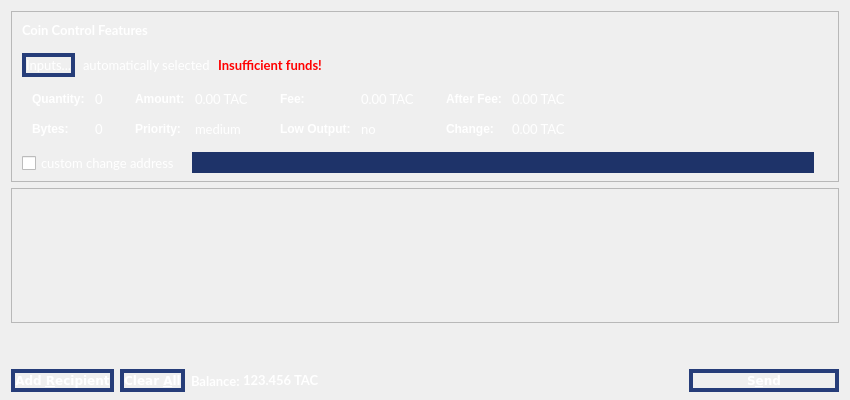
<?xml version="1.0" encoding="UTF-8"?>
<ui version="4.0">
 <class>SendCoinsDialog</class>
 <widget class="QDialog" name="SendCoinsDialog">
  <property name="geometry">
   <rect>
    <x>0</x>
    <y>0</y>
    <width>850</width>
    <height>400</height>
   </rect>
  </property>
  <property name="font">
   <font>
    <family>Lato</family>
    <pointsize>10</pointsize>
   </font>
  </property>
  <property name="windowTitle">
   <string>Send Coins</string>
  </property>
  <property name="styleSheet">
   <string notr="true">color: rgb(255, 255, 255);
</string>
  </property>
  <layout class="QVBoxLayout" name="verticalLayout" stretch="0,1,0,0">
   <property name="bottomMargin">
    <number>8</number>
   </property>
   <item>
    <widget class="QFrame" name="frameCoinControl">
     <property name="sizePolicy">
      <sizepolicy hsizetype="Expanding" vsizetype="Expanding">
       <horstretch>0</horstretch>
       <verstretch>0</verstretch>
      </sizepolicy>
     </property>
     <property name="maximumSize">
      <size>
       <width>16777215</width>
       <height>16777215</height>
      </size>
     </property>
     <property name="frameShape">
      <enum>QFrame::StyledPanel</enum>
     </property>
     <property name="frameShadow">
      <enum>QFrame::Sunken</enum>
     </property>
     <layout class="QVBoxLayout" name="verticalLayoutCoinControl2">
      <property name="spacing">
       <number>6</number>
      </property>
      <property name="leftMargin">
       <number>0</number>
      </property>
      <property name="topMargin">
       <number>0</number>
      </property>
      <property name="rightMargin">
       <number>0</number>
      </property>
      <property name="bottomMargin">
       <number>6</number>
      </property>
      <item>
       <layout class="QVBoxLayout" name="verticalLayoutCoinControl" stretch="0,0,0,0,1">
        <property name="spacing">
         <number>0</number>
        </property>
        <property name="leftMargin">
         <number>10</number>
        </property>
        <property name="topMargin">
         <number>10</number>
        </property>
        <item>
         <layout class="QHBoxLayout" name="horizontalLayoutCoinControl1">
          <property name="bottomMargin">
           <number>15</number>
          </property>
          <item>
           <widget class="QLabel" name="labelCoinControlFeatures">
            <property name="sizePolicy">
             <sizepolicy hsizetype="Preferred" vsizetype="Maximum">
              <horstretch>0</horstretch>
              <verstretch>0</verstretch>
             </sizepolicy>
            </property>
            <property name="font">
             <font>
              <family>Lato</family>
              <pointsize>10</pointsize>
              <weight>75</weight>
              <bold>true</bold>
             </font>
            </property>
            <property name="styleSheet">
             <string notr="true">font-weight:bold;</string>
            </property>
            <property name="text">
             <string>Coin Control Features</string>
            </property>
           </widget>
          </item>
         </layout>
        </item>
        <item>
         <layout class="QHBoxLayout" name="horizontalLayoutCoinControl2" stretch="0,0,0,0">
          <property name="spacing">
           <number>8</number>
          </property>
          <property name="bottomMargin">
           <number>10</number>
          </property>
          <item>
           <widget class="QPushButton" name="pushButtonCoinControl">
            <property name="font">
             <font>
              <family>Lato</family>
              <pointsize>10</pointsize>
             </font>
            </property>
            <property name="styleSheet">
             <string notr="true">QPushButton{
border: 4px solid;
border-radius: 13px;
border-color: rgb(38, 61, 121);}
QToolTip {
     color: white;
     font-size:9pt;font-family:'Lato';
     border: 4px solid ;
     border-radius: 13px;
     opacity: 700;
     border-color: rgb(30, 51, 105);
     background-color: rgb(23, 39, 79);
 }</string>
            </property>
            <property name="text">
             <string>Inputs...</string>
            </property>
           </widget>
          </item>
          <item>
           <widget class="QLabel" name="labelCoinControlAutomaticallySelected">
            <property name="font">
             <font>
              <family>Lato</family>
              <pointsize>10</pointsize>
             </font>
            </property>
            <property name="text">
             <string>automatically selected</string>
            </property>
            <property name="margin">
             <number>5</number>
            </property>
           </widget>
          </item>
          <item>
           <widget class="QLabel" name="labelCoinControlInsuffFunds">
            <property name="font">
             <font>
              <family>Lato</family>
              <pointsize>10</pointsize>
              <weight>75</weight>
              <bold>true</bold>
             </font>
            </property>
            <property name="styleSheet">
             <string notr="true">color:red;font-weight:bold;</string>
            </property>
            <property name="text">
             <string>Insufficient funds!</string>
            </property>
            <property name="margin">
             <number>5</number>
            </property>
           </widget>
          </item>
          <item>
           <spacer name="horizontalSpacerCoinControl">
            <property name="orientation">
             <enum>Qt::Horizontal</enum>
            </property>
            <property name="sizeHint" stdset="0">
             <size>
              <width>40</width>
              <height>1</height>
             </size>
            </property>
           </spacer>
          </item>
         </layout>
        </item>
        <item>
         <widget class="QWidget" name="widgetCoinControl" native="true">
          <property name="sizePolicy">
           <sizepolicy hsizetype="Preferred" vsizetype="Preferred">
            <horstretch>0</horstretch>
            <verstretch>0</verstretch>
           </sizepolicy>
          </property>
          <property name="minimumSize">
           <size>
            <width>0</width>
            <height>0</height>
           </size>
          </property>
          <property name="styleSheet">
           <string notr="true"/>
          </property>
          <layout class="QHBoxLayout" name="horizontalLayoutCoinControl5">
           <property name="margin">
            <number>0</number>
           </property>
           <item>
            <layout class="QHBoxLayout" name="horizontalLayoutCoinControl3" stretch="0,0,0,1">
             <property name="spacing">
              <number>20</number>
             </property>
             <property name="topMargin">
              <number>0</number>
             </property>
             <property name="bottomMargin">
              <number>10</number>
             </property>
             <item>
              <layout class="QFormLayout" name="formLayoutCoinControl1">
               <property name="horizontalSpacing">
                <number>10</number>
               </property>
               <property name="verticalSpacing">
                <number>14</number>
               </property>
               <property name="leftMargin">
                <number>10</number>
               </property>
               <property name="topMargin">
                <number>4</number>
               </property>
               <property name="rightMargin">
                <number>6</number>
               </property>
               <item row="0" column="0">
                <widget class="QLabel" name="labelCoinControlQuantityText">
                 <property name="styleSheet">
                  <string notr="true">font-weight:bold;</string>
                 </property>
                 <property name="text">
                  <string>Quantity:</string>
                 </property>
                 <property name="margin">
                  <number>0</number>
                 </property>
                </widget>
               </item>
               <item row="0" column="1">
                <widget class="QLabel" name="labelCoinControlQuantity">
                 <property name="font">
                  <font>
                   <family>Lato</family>
                   <pointsize>10</pointsize>
                  </font>
                 </property>
                 <property name="cursor">
                  <cursorShape>IBeamCursor</cursorShape>
                 </property>
                 <property name="contextMenuPolicy">
                  <enum>Qt::ActionsContextMenu</enum>
                 </property>
                 <property name="text">
                  <string notr="true">0</string>
                 </property>
                 <property name="margin">
                  <number>0</number>
                 </property>
                 <property name="textInteractionFlags">
                  <set>Qt::LinksAccessibleByMouse|Qt::TextSelectableByKeyboard|Qt::TextSelectableByMouse</set>
                 </property>
                </widget>
               </item>
               <item row="1" column="0">
                <widget class="QLabel" name="labelCoinControlBytesText">
                 <property name="styleSheet">
                  <string notr="true">font-weight:bold;</string>
                 </property>
                 <property name="text">
                  <string>Bytes:</string>
                 </property>
                </widget>
               </item>
               <item row="1" column="1">
                <widget class="QLabel" name="labelCoinControlBytes">
                 <property name="font">
                  <font>
                   <family>Lato</family>
                   <pointsize>10</pointsize>
                  </font>
                 </property>
                 <property name="cursor">
                  <cursorShape>IBeamCursor</cursorShape>
                 </property>
                 <property name="contextMenuPolicy">
                  <enum>Qt::ActionsContextMenu</enum>
                 </property>
                 <property name="text">
                  <string notr="true">0</string>
                 </property>
                 <property name="textInteractionFlags">
                  <set>Qt::LinksAccessibleByMouse|Qt::TextSelectableByKeyboard|Qt::TextSelectableByMouse</set>
                 </property>
                </widget>
               </item>
              </layout>
             </item>
             <item>
              <layout class="QFormLayout" name="formLayoutCoinControl2">
               <property name="horizontalSpacing">
                <number>10</number>
               </property>
               <property name="verticalSpacing">
                <number>14</number>
               </property>
               <property name="leftMargin">
                <number>6</number>
               </property>
               <property name="topMargin">
                <number>4</number>
               </property>
               <property name="rightMargin">
                <number>6</number>
               </property>
               <item row="0" column="0">
                <widget class="QLabel" name="labelCoinControlAmountText">
                 <property name="styleSheet">
                  <string notr="true">font-weight:bold;</string>
                 </property>
                 <property name="text">
                  <string>Amount:</string>
                 </property>
                 <property name="margin">
                  <number>0</number>
                 </property>
                </widget>
               </item>
               <item row="0" column="1">
                <widget class="QLabel" name="labelCoinControlAmount">
                 <property name="font">
                  <font>
                   <family>Lato</family>
                   <pointsize>10</pointsize>
                  </font>
                 </property>
                 <property name="cursor">
                  <cursorShape>IBeamCursor</cursorShape>
                 </property>
                 <property name="contextMenuPolicy">
                  <enum>Qt::ActionsContextMenu</enum>
                 </property>
                 <property name="text">
                  <string notr="true">0.00 TAC</string>
                 </property>
                 <property name="textInteractionFlags">
                  <set>Qt::LinksAccessibleByMouse|Qt::TextSelectableByKeyboard|Qt::TextSelectableByMouse</set>
                 </property>
                </widget>
               </item>
               <item row="1" column="0">
                <widget class="QLabel" name="labelCoinControlPriorityText">
                 <property name="styleSheet">
                  <string notr="true">font-weight:bold;</string>
                 </property>
                 <property name="text">
                  <string>Priority:</string>
                 </property>
                </widget>
               </item>
               <item row="1" column="1">
                <widget class="QLabel" name="labelCoinControlPriority">
                 <property name="font">
                  <font>
                   <family>Lato</family>
                   <pointsize>10</pointsize>
                  </font>
                 </property>
                 <property name="cursor">
                  <cursorShape>IBeamCursor</cursorShape>
                 </property>
                 <property name="contextMenuPolicy">
                  <enum>Qt::ActionsContextMenu</enum>
                 </property>
                 <property name="text">
                  <string>medium</string>
                 </property>
                 <property name="textInteractionFlags">
                  <set>Qt::LinksAccessibleByMouse|Qt::TextSelectableByKeyboard|Qt::TextSelectableByMouse</set>
                 </property>
                </widget>
               </item>
              </layout>
             </item>
             <item>
              <layout class="QFormLayout" name="formLayoutCoinControl3">
               <property name="horizontalSpacing">
                <number>10</number>
               </property>
               <property name="verticalSpacing">
                <number>14</number>
               </property>
               <property name="leftMargin">
                <number>6</number>
               </property>
               <property name="topMargin">
                <number>4</number>
               </property>
               <property name="rightMargin">
                <number>6</number>
               </property>
               <item row="0" column="0">
                <widget class="QLabel" name="labelCoinControlFeeText">
                 <property name="styleSheet">
                  <string notr="true">font-weight:bold;</string>
                 </property>
                 <property name="text">
                  <string>Fee:</string>
                 </property>
                 <property name="margin">
                  <number>0</number>
                 </property>
                </widget>
               </item>
               <item row="0" column="1">
                <widget class="QLabel" name="labelCoinControlFee">
                 <property name="font">
                  <font>
                   <family>Lato</family>
                   <pointsize>10</pointsize>
                  </font>
                 </property>
                 <property name="cursor">
                  <cursorShape>IBeamCursor</cursorShape>
                 </property>
                 <property name="contextMenuPolicy">
                  <enum>Qt::ActionsContextMenu</enum>
                 </property>
                 <property name="text">
                  <string notr="true">0.00 TAC</string>
                 </property>
                 <property name="textInteractionFlags">
                  <set>Qt::LinksAccessibleByMouse|Qt::TextSelectableByKeyboard|Qt::TextSelectableByMouse</set>
                 </property>
                </widget>
               </item>
               <item row="1" column="0">
                <widget class="QLabel" name="labelCoinControlLowOutputText">
                 <property name="styleSheet">
                  <string notr="true">font-weight:bold;</string>
                 </property>
                 <property name="text">
                  <string>Low Output:</string>
                 </property>
                </widget>
               </item>
               <item row="1" column="1">
                <widget class="QLabel" name="labelCoinControlLowOutput">
                 <property name="font">
                  <font>
                   <family>Lato</family>
                   <pointsize>10</pointsize>
                  </font>
                 </property>
                 <property name="cursor">
                  <cursorShape>IBeamCursor</cursorShape>
                 </property>
                 <property name="contextMenuPolicy">
                  <enum>Qt::ActionsContextMenu</enum>
                 </property>
                 <property name="text">
                  <string>no</string>
                 </property>
                 <property name="textInteractionFlags">
                  <set>Qt::LinksAccessibleByMouse|Qt::TextSelectableByKeyboard|Qt::TextSelectableByMouse</set>
                 </property>
                </widget>
               </item>
              </layout>
             </item>
             <item>
              <layout class="QFormLayout" name="formLayoutCoinControl4">
               <property name="horizontalSpacing">
                <number>10</number>
               </property>
               <property name="verticalSpacing">
                <number>14</number>
               </property>
               <property name="leftMargin">
                <number>6</number>
               </property>
               <property name="topMargin">
                <number>4</number>
               </property>
               <property name="rightMargin">
                <number>6</number>
               </property>
               <item row="0" column="0">
                <widget class="QLabel" name="labelCoinControlAfterFeeText">
                 <property name="styleSheet">
                  <string notr="true">font-weight:bold;</string>
                 </property>
                 <property name="text">
                  <string>After Fee:</string>
                 </property>
                 <property name="margin">
                  <number>0</number>
                 </property>
                </widget>
               </item>
               <item row="0" column="1">
                <widget class="QLabel" name="labelCoinControlAfterFee">
                 <property name="font">
                  <font>
                   <family>Lato</family>
                   <pointsize>10</pointsize>
                  </font>
                 </property>
                 <property name="cursor">
                  <cursorShape>IBeamCursor</cursorShape>
                 </property>
                 <property name="contextMenuPolicy">
                  <enum>Qt::ActionsContextMenu</enum>
                 </property>
                 <property name="text">
                  <string notr="true">0.00 TAC</string>
                 </property>
                 <property name="textInteractionFlags">
                  <set>Qt::LinksAccessibleByMouse|Qt::TextSelectableByKeyboard|Qt::TextSelectableByMouse</set>
                 </property>
                </widget>
               </item>
               <item row="1" column="0">
                <widget class="QLabel" name="labelCoinControlChangeText">
                 <property name="styleSheet">
                  <string notr="true">font-weight:bold;</string>
                 </property>
                 <property name="text">
                  <string>Change:</string>
                 </property>
                </widget>
               </item>
               <item row="1" column="1">
                <widget class="QLabel" name="labelCoinControlChange">
                 <property name="font">
                  <font>
                   <family>Lato</family>
                   <pointsize>10</pointsize>
                  </font>
                 </property>
                 <property name="cursor">
                  <cursorShape>IBeamCursor</cursorShape>
                 </property>
                 <property name="contextMenuPolicy">
                  <enum>Qt::ActionsContextMenu</enum>
                 </property>
                 <property name="text">
                  <string notr="true">0.00 TAC</string>
                 </property>
                 <property name="textInteractionFlags">
                  <set>Qt::LinksAccessibleByMouse|Qt::TextSelectableByKeyboard|Qt::TextSelectableByMouse</set>
                 </property>
                </widget>
               </item>
              </layout>
             </item>
            </layout>
           </item>
          </layout>
         </widget>
        </item>
        <item>
         <layout class="QHBoxLayout" name="horizontalLayoutCoinControl4" stretch="0,0,0">
          <property name="spacing">
           <number>12</number>
          </property>
          <property name="sizeConstraint">
           <enum>QLayout::SetDefaultConstraint</enum>
          </property>
          <property name="topMargin">
           <number>5</number>
          </property>
          <property name="rightMargin">
           <number>5</number>
          </property>
          <item>
           <widget class="QCheckBox" name="checkBoxCoinControlChange">
            <property name="font">
             <font>
              <family>Lato</family>
              <pointsize>10</pointsize>
             </font>
            </property>
            <property name="autoFillBackground">
             <bool>false</bool>
            </property>
            <property name="text">
             <string>custom change address</string>
            </property>
           </widget>
          </item>
          <item>
           <widget class="QLineEdit" name="lineEditCoinControlChange">
            <property name="enabled">
             <bool>false</bool>
            </property>
            <property name="sizePolicy">
             <sizepolicy hsizetype="Expanding" vsizetype="Fixed">
              <horstretch>0</horstretch>
              <verstretch>0</verstretch>
             </sizepolicy>
            </property>
            <property name="font">
             <font>
              <family>Lato</family>
              <pointsize>11</pointsize>
             </font>
            </property>
            <property name="autoFillBackground">
             <bool>false</bool>
            </property>
            <property name="styleSheet">
             <string notr="true">QLineEdit {
background-color: rgb(30, 51, 105);
font-size:11pt;font-family:'Lato';
color: white;
}
QLineEdit:hover {
background-color: rgb(30, 51, 105);
font-size:11pt;font-family:'Lato';
color: white;
}


QToolTip {
     color: white;
     font-size:9pt;font-family:'Lato';
     border: 4px solid ;
     border-radius: 13px;
     opacity: 700;
     border-color: rgb(30, 51, 105);
     background-color: rgb(23, 39, 79);
 }</string>
            </property>
            <property name="frame">
             <bool>false</bool>
            </property>
           </widget>
          </item>
          <item>
           <widget class="QLabel" name="labelCoinControlChangeLabel">
            <property name="sizePolicy">
             <sizepolicy hsizetype="Preferred" vsizetype="Expanding">
              <horstretch>0</horstretch>
              <verstretch>0</verstretch>
             </sizepolicy>
            </property>
            <property name="minimumSize">
             <size>
              <width>0</width>
              <height>0</height>
             </size>
            </property>
            <property name="text">
             <string/>
            </property>
            <property name="margin">
             <number>3</number>
            </property>
           </widget>
          </item>
         </layout>
        </item>
        <item>
         <spacer name="verticalSpacerCoinControl">
          <property name="orientation">
           <enum>Qt::Vertical</enum>
          </property>
          <property name="sizeHint" stdset="0">
           <size>
            <width>800</width>
            <height>1</height>
           </size>
          </property>
         </spacer>
        </item>
       </layout>
      </item>
     </layout>
    </widget>
   </item>
   <item>
    <widget class="QScrollArea" name="scrollArea">
     <property name="widgetResizable">
      <bool>true</bool>
     </property>
     <widget class="QWidget" name="scrollAreaWidgetContents">
      <property name="geometry">
       <rect>
        <x>0</x>
        <y>0</y>
        <width>828</width>
        <height>111</height>
       </rect>
      </property>
      <layout class="QVBoxLayout" name="verticalLayout_2">
       <property name="margin">
        <number>0</number>
       </property>
       <item>
        <layout class="QVBoxLayout" name="entries">
         <property name="spacing">
          <number>6</number>
         </property>
        </layout>
       </item>
       <item>
        <spacer name="verticalSpacer">
         <property name="orientation">
          <enum>Qt::Vertical</enum>
         </property>
         <property name="sizeHint" stdset="0">
          <size>
           <width>20</width>
           <height>40</height>
          </size>
         </property>
        </spacer>
       </item>
      </layout>
     </widget>
    </widget>
   </item>
   <item>
    <spacer name="verticalSpacer_2">
     <property name="orientation">
      <enum>Qt::Vertical</enum>
     </property>
     <property name="sizeHint" stdset="0">
      <size>
       <width>20</width>
       <height>40</height>
      </size>
     </property>
    </spacer>
   </item>
   <item>
    <layout class="QHBoxLayout" name="horizontalLayout">
     <item>
      <widget class="QPushButton" name="addButton">
       <property name="font">
        <font>
         <family>DejaVu Sans</family>
         <weight>75</weight>
         <bold>true</bold>
        </font>
       </property>
       <property name="toolTip">
        <string>Send to multiple recipients at once</string>
       </property>
       <property name="styleSheet">
        <string notr="true">QPushButton{
border: 4px solid;
border-radius: 13px;
border-color: rgb(38, 61, 121);}</string>
       </property>
       <property name="text">
        <string>Add &amp;Recipient</string>
       </property>
       <property name="icon">
        <iconset resource="../talkcoin.qrc">
         <normaloff>:/icons/add</normaloff>:/icons/add</iconset>
       </property>
       <property name="autoDefault">
        <bool>false</bool>
       </property>
      </widget>
     </item>
     <item>
      <widget class="QPushButton" name="clearButton">
       <property name="sizePolicy">
        <sizepolicy hsizetype="Minimum" vsizetype="Fixed">
         <horstretch>0</horstretch>
         <verstretch>0</verstretch>
        </sizepolicy>
       </property>
       <property name="font">
        <font>
         <family>DejaVu Sans</family>
         <weight>75</weight>
         <bold>true</bold>
        </font>
       </property>
       <property name="toolTip">
        <string>Remove all transaction fields</string>
       </property>
       <property name="styleSheet">
        <string notr="true">QPushButton{
border: 4px solid;
border-radius: 13px;
border-color: rgb(38, 61, 121);}</string>
       </property>
       <property name="text">
        <string>Clear &amp;All</string>
       </property>
       <property name="icon">
        <iconset resource="../talkcoin.qrc">
         <normaloff>:/icons/remove</normaloff>:/icons/remove</iconset>
       </property>
       <property name="autoRepeatDelay">
        <number>300</number>
       </property>
       <property name="autoDefault">
        <bool>false</bool>
       </property>
      </widget>
     </item>
     <item>
      <layout class="QHBoxLayout" name="horizontalLayout_2">
       <property name="spacing">
        <number>3</number>
       </property>
       <item>
        <widget class="QLabel" name="label">
         <property name="font">
          <font>
           <family>Lato</family>
           <pointsize>10</pointsize>
           <weight>75</weight>
           <bold>true</bold>
          </font>
         </property>
         <property name="text">
          <string>Balance:</string>
         </property>
        </widget>
       </item>
       <item>
        <widget class="QLabel" name="labelBalance">
         <property name="font">
          <font>
           <family>Lato</family>
           <pointsize>10</pointsize>
           <weight>75</weight>
           <bold>true</bold>
          </font>
         </property>
         <property name="cursor">
          <cursorShape>IBeamCursor</cursorShape>
         </property>
         <property name="text">
          <string>123.456 TAC</string>
         </property>
         <property name="textInteractionFlags">
          <set>Qt::LinksAccessibleByMouse|Qt::TextSelectableByKeyboard|Qt::TextSelectableByMouse</set>
         </property>
        </widget>
       </item>
      </layout>
     </item>
     <item>
      <spacer name="horizontalSpacer">
       <property name="orientation">
        <enum>Qt::Horizontal</enum>
       </property>
       <property name="sizeHint" stdset="0">
        <size>
         <width>40</width>
         <height>20</height>
        </size>
       </property>
      </spacer>
     </item>
     <item>
      <widget class="QPushButton" name="sendButton">
       <property name="minimumSize">
        <size>
         <width>150</width>
         <height>0</height>
        </size>
       </property>
       <property name="font">
        <font>
         <family>DejaVu Sans</family>
         <weight>75</weight>
         <bold>true</bold>
        </font>
       </property>
       <property name="toolTip">
        <string>Confirm the send action</string>
       </property>
       <property name="styleSheet">
        <string notr="true">QPushButton{
border: 4px solid;
border-radius: 13px;
border-color: rgb(38, 61, 121);}</string>
       </property>
       <property name="text">
        <string>S&amp;end</string>
       </property>
       <property name="icon">
        <iconset resource="../talkcoin.qrc">
         <normaloff>:/icons/send</normaloff>:/icons/send</iconset>
       </property>
       <property name="default">
        <bool>true</bool>
       </property>
      </widget>
     </item>
    </layout>
   </item>
  </layout>
 </widget>
 <resources>
  <include location="../talkcoin.qrc"/>
 </resources>
 <connections/>
</ui>
